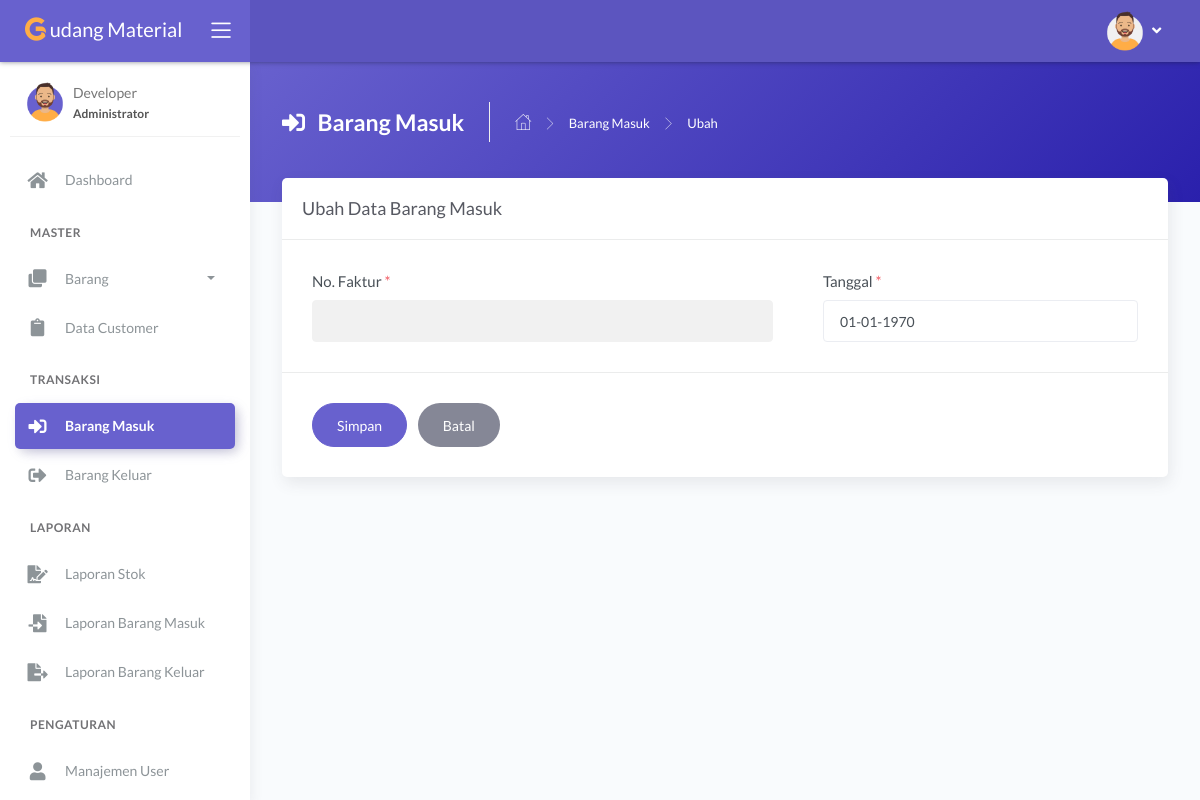
Before: /main.php?module=ubah_barang_masuk&id=0001/LSA-AEK/VI/2024 (signed in) with the older database file.
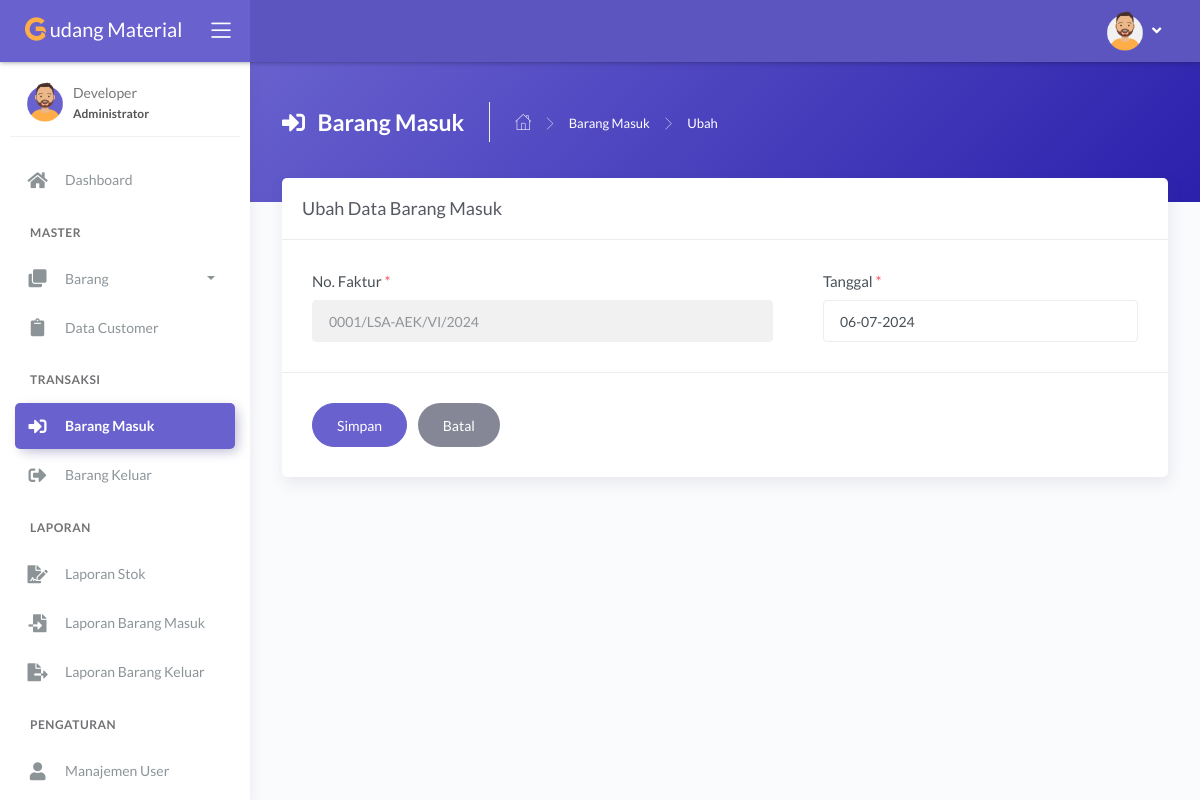
After: the same page with the newer database file.
### tables this page shows
CREATE TABLE `tbl_barang_masuk` (
  `id_transaksi` varchar(50) NOT NULL,
  `tanggal` date NOT NULL
);

### modules/barang-masuk/form_ubah.php (the view, shortened to what this page needs)
<?php
if (basename($_SERVER['PHP_SELF']) === basename(__FILE__)) {
  header('location: 404.html');
}
else {
  if (isset($_GET['id'])) {
    $id_transaksi = $_GET['id'];
    $query = mysqli_query($mysqli, "SELECT * FROM tbl_barang_masuk WHERE id_transaksi='$id_transaksi'")
                                    or die('Ada kesalahan pada query tampil data : ' . mysqli_error($mysqli));
    $data = mysqli_fetch_assoc($query);
  }
?>
    <div class="panel-header bg-secondary-gradient">
        <div class="page-inner py-45">
        <div class="d-flex align-items-left align-items-md-top flex-column flex-md-row">
            <div class="page-header text-white">
            <h4 class="page-title text-white"><i class="fas fa-sign-in-alt mr-2"></i> Barang Masuk</h4>
            <ul class="breadcrumbs">
                <li class="nav-home"><a href="?module=dashboard"><i class="flaticon-home text-white"></i></a></li>
                <li class="separator"><i class="flaticon-right-arrow"></i></li>
                <li class="nav-item"><a href="?module=barang" class="text-white">Barang Masuk</a></li>
                <li class="separator"><i class="flaticon-right-arrow"></i></li>
                <li class="nav-item"><a>Ubah</a></li>
            </ul>
            </div>
        </div>
        </div>
    </div>
    <div class="page-inner mt--5">
    <div class="card">
      <div class="card-header">
        <div class="card-title">Ubah Data Barang Masuk</div>
      </div>
      <form action="modules/barang-masuk/proses_ubah.php" id="multipleInsertForm" method="post" class="needs-validation" novalidate>
        <div class="card-body">
          <div class="row">
            <div class="col-md-7">
              <div class="form-group">
                <label>No. Faktur <span class="text-danger">*</span></label>
                <input type="text" name="id_transaksi" class="form-control" value="<?php echo $data['id_transaksi']; ?>" readonly>
              </div>
            </div>
            <div class="col-md-5 ml-auto">
              <div class="form-group">
                <label>Tanggal <span class="text-danger">*</span></label>
                <input type="text" name="tanggal" class="form-control date-picker" autocomplete="off" value="<?php echo date("d-m-Y", strtotime($data['tanggal'])); ?>" required>
              </div>
            </div>
          </div>
        </div>
        <div class="card-action">
          <button type="submit" name="simpan" class="btn btn-secondary btn-round pl-4 pr-4 mr-2">Simpan</button>
          <a href="?module=barang_masuk" class="btn btn-default btn-round pl-4 pr-4">Batal</a>
        </div>
      </form>
    </div>
  </div>
<?php } ?>

Changed rows visible on the page:
added tbl_barang_masuk: id_transaksi "0001/LSA-AEK/VI/2024", tanggal "06-07-2024"
Other visible differences:
form field tanggal: "01-01-1970" → (not shown)
